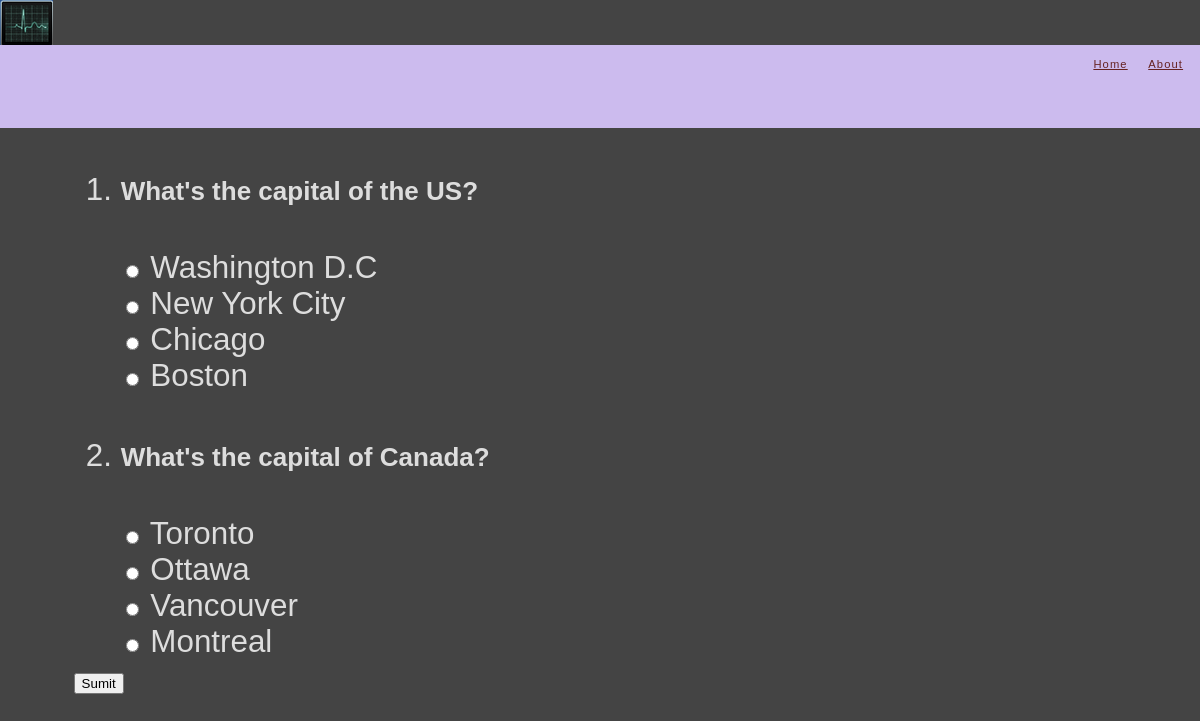
Screenshot of /quiz/2/ with the database file from the repository.
### quiz/models.py (models this page shows, shortened)
class Question(models.Model):
    quiz = models.ForeignKey(Quiz)
    question_text = models.CharField(max_length=200)
    type = models.CharField(max_length=50)
    topic = models.CharField(max_length=50)
    points = models.IntegerField(default=10)

class Answer(models.Model):
    question = models.ForeignKey(Question, on_delete=models.CASCADE)
    answer_text = models.CharField(max_length=200)
    correct = models.BooleanField()

### quiz/views.py (the view)
# urls.py: url(r'^(?P<quiz>\d+)/$', views.detail, name='detail'),
def detail(request, quiz):
    question_list = Question.objects.filter(quiz=quiz)
    context = {'question_list': question_list}
    return render(request, 'quiz/question.html', context)

### quiz/templates/quiz/question.html (shortened to what this page needs)
{% extends "base.html" %}
{% block content %}
    <div class="module">
        {% if question_list %}
        <form action="submit" method="post">
        <ol>
            {% for question in question_list %}
                <li>
                <h5>{{ question.question_text }}</h5>
                {% for answer in question.answer_set.all %}
                    <input type="radio" name="{{ question.id }}" id="{{ question.id }}{{ forloop.counter }}" value="{{ answer.id }}">
                    <label for="{{ question.id }}{{ forloop.counter }}">{{ answer.answer_text }}</label><br />
                {% endfor %}
                </li>
            {% endfor %}
            <input type="submit" value="Sumit">
        </ol>
        </form>
        {% else %}
            <p>No questions are available.</p>
        {% endif %}
    </div>
{% endblock content %}

### static/devops/style.css (style rules this page uses)
body { margin: 0; padding: 0; font-size: 100%; color: #ddd; background: #444; font-family: Arial, Helvetica, sans-serif }
ol, ul, dl, li { margin: 1em 1.5em .4em 1.5em; font-size: 1.4em; }
h1,h2,h3,h4,h5 { font-weight: bold; }

### rows the page displays
Question: question_text "What's the capital of the US?"
Answer: answer_text "Washington D.C"
Answer: answer_text "New York City"
Answer: answer_text "Chicago"
Answer: answer_text "Boston"
Question: question_text "What's the capital of Canada?"
Answer: answer_text "Toronto"
Answer: answer_text "Ottawa"
Answer: answer_text "Vancouver"
Answer: answer_text "Montreal"
